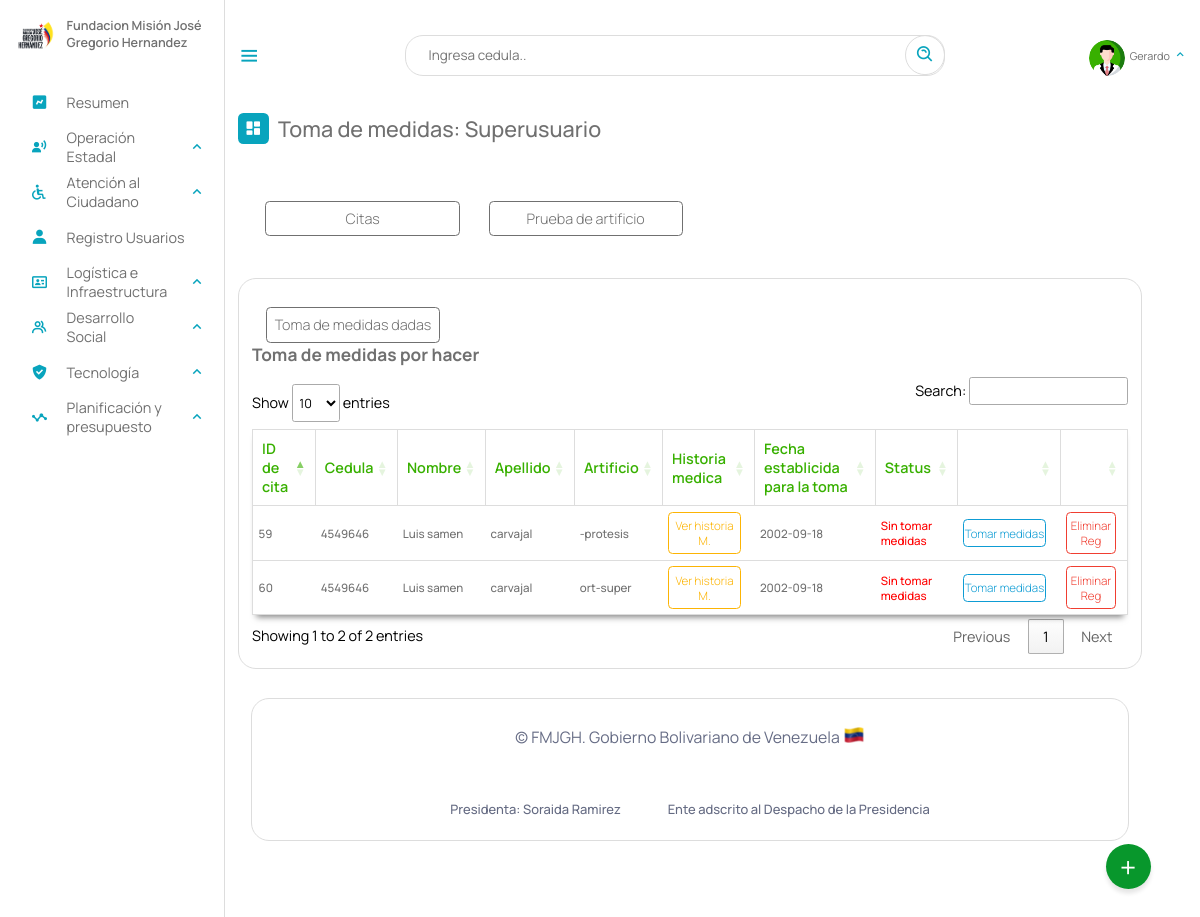
The page /Escritorio/04-tomaMedidas.php (signed in) on the database its author committed.
### tables this page shows
CREATE TABLE `toma_medidas` (
  `id` int(11) NOT NULL AUTO_INCREMENT,
  `cedula` int(12) NOT NULL,
  `fecha_medidas` date DEFAULT NULL,
  `medidas` decimal(10,0) DEFAULT NULL,
  `artificio` varchar(10) DEFAULT NULL,
  `codigo_cita` int(11) NOT NULL,
  PRIMARY KEY (`id`),
  KEY `cedula` (`cedula`),
  KEY `codigo_cita` (`codigo_cita`),
  CONSTRAINT `toma_medidas_ibfk_1` FOREIGN KEY (`cedula`) REFERENCES `beneficiario` (`cedula`) ON DELETE CASCADE ON UPDATE CASCADE
);

CREATE TABLE `beneficiario` (
  `cedula` int(12) NOT NULL,
  `nombre` text NOT NULL,
  `apellido` text NOT NULL,
  `fecha_naci` date NOT NULL,
  `email` varchar(50) NOT NULL,
  `telefono` varchar(12) NOT NULL,
  `nacionalidad` char(2) NOT NULL,
  `edad` int(2) NOT NULL,
  `sexo` char(1) NOT NULL,
  `edo_civil` text NOT NULL,
  `nro_hijo` int(2) DEFAULT NULL,
  `estado` varchar(10) NOT NULL,
  `municipio` varchar(20) NOT NULL,
  `parroquia` varchar(10) NOT NULL,
  `discapacidad` varchar(10) NOT NULL,
  `atencion_solicitada` varchar(10) NOT NULL,
  `certificado` varchar(50) DEFAULT NULL,
  `registrado_por` text DEFAULT NULL,
  `fecha_registro` date NOT NULL,
  PRIMARY KEY (`cedula`),
  KEY `estado` (`estado`),
  KEY `discapacidad` (`discapacidad`),
  KEY `atencion_solicitada` (`atencion_solicitada`),
  KEY `municipio` (`municipio`),
  KEY `parroquia` (`parroquia`),
  CONSTRAINT `beneficiario_ibfk_1` FOREIGN KEY (`estado`) REFERENCES `estados` (`id_estados`) ON DELETE CASCADE,
  CONSTRAINT `beneficiario_ibfk_2` FOREIGN KEY (`municipio`) REFERENCES `municipios` (`id_municipios`) ON DELETE CASCADE,
  CONSTRAINT `beneficiario_ibfk_3` FOREIGN KEY (`parroquia`) REFERENCES `parroquia` (`id`) ON DELETE CASCADE ON UPDATE CASCADE,
  CONSTRAINT `beneficiario_ibfk_4` FOREIGN KEY (`discapacidad`) REFERENCES `discapacid_e` (`id_e`) ON DELETE CASCADE,
  CONSTRAINT `beneficiario_ibfk_5` FOREIGN KEY (`atencion_solicitada`) REFERENCES `tipoatencion` (`id`) ON DELETE CASCADE
);

### php/01-03-toma_medidas.php (called while the page is built, shortened)
<?php
include_once("ManejadorBD.php");
class toma_medidas extends ManejadorBD{
        private $cnn;
        public function __construct($tipoConexion){
            $this->cnn = parent::conectar($tipoConexion);
        }
		public function consultarTodasMedidasSindar(){
			try{
				$stmt = $this->cnn->prepare("SELECT beneficiario.nombre, beneficiario.apellido, beneficiario.cedula, toma_medidas.artificio, toma_medidas.codigo_cita ,toma_medidas.id, toma_medidas.fecha_medidas  FROM beneficiario, toma_medidas WHERE beneficiario.cedula = toma_medidas.cedula /* AND beneficiario.atencion_solicitada = '4-tomedi' */ and toma_medidas.medidas IS NULL;");
				$stmt->setFetchMode(PDO::FETCH_ASSOC);
				$stmt->execute();
				return $stmt->fetchAll();
	        }catch(PDOException $error) {
				echo "Error: ejecutando consulta SQL.".$error->getMessage();
				exit();
	        }
		}
}

### php/ManejadorBD.php (called while the page is built, shortened)
<?php
	class ManejadorBD extends PDO {
		public $srv	= SRV;
		public $usr	= USR;
		public $pas	= PAS;
		public $dbn	= BDN;
		public function conectar($tipoConexion){
			try{
				switch ($tipoConexion) {
				    case 1:
				        $dsn = "mysql:host=$this->srv;dbname=$this->dbn";
				        break;
				}
				$dbh = new PDO($dsn, $this->usr, $this->pas);
    			$dbh->setAttribute(PDO::ATTR_ERRMODE, PDO::ERRMODE_EXCEPTION);
			}catch(PDOException $error){
                echo "Error al Conectar con la Base de Datos: ".$error->getMessage();
                exit();
			}
            $this->conexionBD = $dbh;
			return $this->conexionBD;
		}
	}
?>

### Escritorio/04-tomaMedidas.php (the view, shortened to what this page needs)
<?php
include_once("partearriba.php");
?>
<link rel="stylesheet" type="text/css" href="https://cdn.datatables.net/1.11.3/css/jquery.dataTables.min.css">
<div class="dash-contenido">
    <div class="overview">
        <div class="titulo">
            <i class='bx bxs-dashboard'> </i>
            <span class="link-name">Toma de medidas: <?php echo $rol ?></span>
        </div>
    </div>
    <div class="reportes-totales">
        <div class="reporte">
            <a href="04-ortesisyProtesis.php">Citas</a>
        </div>
        <div class="reporte">
            <a href="05-pruebaArtificio.php">Prueba de artificio</a>
        </div>
    </div>
    <div class="tabla-atencion">
        <div class="personas-conatencion"><a class="enlace" href="04-tomasAsignadas.php">Toma de medidas dadas</a></div>
        <h2>Toma de medidas por hacer</h2>
        <table id="atencion">
            <thead>
                <tr>
                    <th>ID de cita</th>
                    <th>Cedula</th>
                    <th>Nombre</th>
                    <th>Apellido</th>
                    <th>Artificio</th>
                    <th>Historia medica</th>
                    <th>Fecha establicida para la toma</th>
                    <th>Status</th>
                    <th></th>
                    <th></th>
                </tr>
            </thead>
            <tbody>
                <?php
                include_once("../php/01-03-toma_medidas.php");
                $aten = new toma_medidas(1);
                $consulta = $aten->consultarTodasMedidasSindar();
                if ($consulta) {
                    foreach ($consulta as $registros) {
                ?>
                        <tr>
                            <td><?php echo $registros["codigo_cita"] ?></td>
                            <td><?php echo $registros["cedula"] ?></td>
                            <td><?php echo $registros["nombre"] ?></td>
                            <td><?php echo $registros["apellido"] ?></td>
                            <td><?php echo $registros["artificio"] ?></td>
                            <td><a class="cargar" href="15-verHistoriaMedica.php?codigo_cita=<?php echo  $registros["codigo_cita"] ?>">Ver historia M.</a></td>
                            <td><?php echo $registros["fecha_medidas"] ?></td>
                            <td style="color: red;">Sin tomar medidas</td>
                            <td><a  class="remitir" onclick='cargar(<?php echo $registros["codigo_cita"]?> )'>Tomar medidas</a></td>
                            <td><a href="" class="eliminar">Eliminar Reg</a></td>
                        </tr>
                <?php
                    }
                }
                ?>
            </tbody>
        </table>
    </div>
    <?php
    include_once("parteabajo.php");
    ?>

### Escritorio/estilo.css (style rules this page uses)
* { font-family: 'Manrope', sans-serif; margin: 0; padding: 0; box-sizing: border-box; scroll-behavior: smooth; }
:root { --body-color: ; --tran-03:all 0.2 ease ; --tran-03:all 0.3s ease ; --tran-03:all 0.4s ease ; --tran-03:all 0.5s ease ; }
body { height: 100vh; background-color: #fff; }
.menu-dash .dash-contenido { padding-top: 45px; }
.menu-dash .titulo { display: flex; align-items: center; margin: 70px 0 30px 0; }
.menu-dash .titulo i { position: relative; height: 35px; width: 35px; background-color: #08A4BD; border-radius: 6px; color: #fff; display: flex; align-items: center; justify-content: center; font-size: 20px; }
.menu-dash .titulo .link-name { font-size: 24PX; font-weight: 500; color: #707070; margin-left: 10px; }
table { width: 100%; }

### Escritorio/dash.css (style rules this page uses)
.dash-contenido .reportes-totales { display: grid; grid-template-columns: repeat(4,1fr); gap: 1rem; justify-content: space-between; margin-top: 2rem; padding: 15px; }
.dash-contenido .reportes-totales a { display: block; justify-content: flex-end; margin: 1rem 0 0 1rem; max-width: 100%; text-decoration: none; background-color: #fff; font-weight: 300; padding: 8px; color: #707070; border-radius: 5px; border: 1px solid #707070; text-align: center; transition: 0.8s ease; }
.dash-contenido .tabla-atencion { margin-top: 2rem; border: 1px solid #ddd; border-radius: 20px; padding: 15px; display: flex; flex-direction: column; justify-content: start; align-items: self-start; overflow: auto; }
.dash-contenido .tabla-atencion h2 { margin-bottom: 0.8rem; font-size: 1.2rem; color: #707070; }
.dash-contenido .tabla-atencion table { background-color: #fff; box-shadow: 0 6px 7px -4px rgba(0, 0, 0, 0.5); width: 100%; border: 1px solid #ddd; text-align: left; color: #707070; font-size: 1rem; border-collapse: collapse; transition: .8s; }
.dash-contenido .tabla-atencion table thead th { color: #38b000; font-weight: 600; border: solid 1px #ddd; padding: 10px; }
.dash-contenido .tabla-atencion table tbody td { font-size: .8rem; font-weight: 500; padding: 6px; border-bottom: 1px solid #ddd; }
.dash-contenido .tabla-atencion table tbody td a { max-width: 90%; text-decoration: none; background-color: #fff; font-weight: 300; padding: 6px; color: #38b000; border-radius: 5px; border: 1px solid #38b000; text-align: center; transition: 0.8s ease; display: flex; justify-content: center; flex-wrap: nowrap; }
.dash-contenido .tabla-atencion table tbody td a.eliminar { cursor: pointer; border: 1px solid #f03e31; color: #f03e31; display: flex; justify-content: center; flex-wrap: nowrap; }
.dash-contenido .tabla-atencion table tbody td a.cargar { cursor: pointer; border: 1px solid #fcb404; color: #fcb404; display: flex; justify-content: center; flex-wrap: nowrap; }
.dash-contenido .tabla-atencion table tbody td a.remitir { border: 1px solid #0e9cd4; color: #0e9cd4; display: flex; justify-content: center; align-items: center; white-space: nowrap; flex-wrap: nowrap; }
.dash-contenido .personas-conatencion { width: 100%; display: flex; justify-content: space-between; }
.dash-contenido .tabla-atencion .personas-conatencion .enlace { display: block; justify-content: flex-end; margin: 1rem 0 0 1rem; max-width: 100%; text-decoration: none; background-color: #fff; font-weight: 300; padding: 8px; color: #707070; border-radius: 5px; border: 1px solid #707070; text-align: center; transition: 0.8s ease; }
table.dataTable.no-footer { width: 100%; }

### Escritorio/02-buttons/01-buttons.css (style rules this page uses)
body { margin: 0; padding: 0; }

### rows shown on the page
toma_medidas: codigo_cita "59", cedula.cedula "4549646", cedula.nombre "Luis samen", cedula.apellido "carvajal", artificio "-protesis", fecha_medidas "2002-09-18"
toma_medidas: codigo_cita "60", cedula.cedula "4549646", cedula.nombre "Luis samen", cedula.apellido "carvajal", artificio "ort-super", fecha_medidas "2002-09-18"

### other values the page prints
$NombreUsuarioActivo "Gerardo"
$rol "Superusuario"
